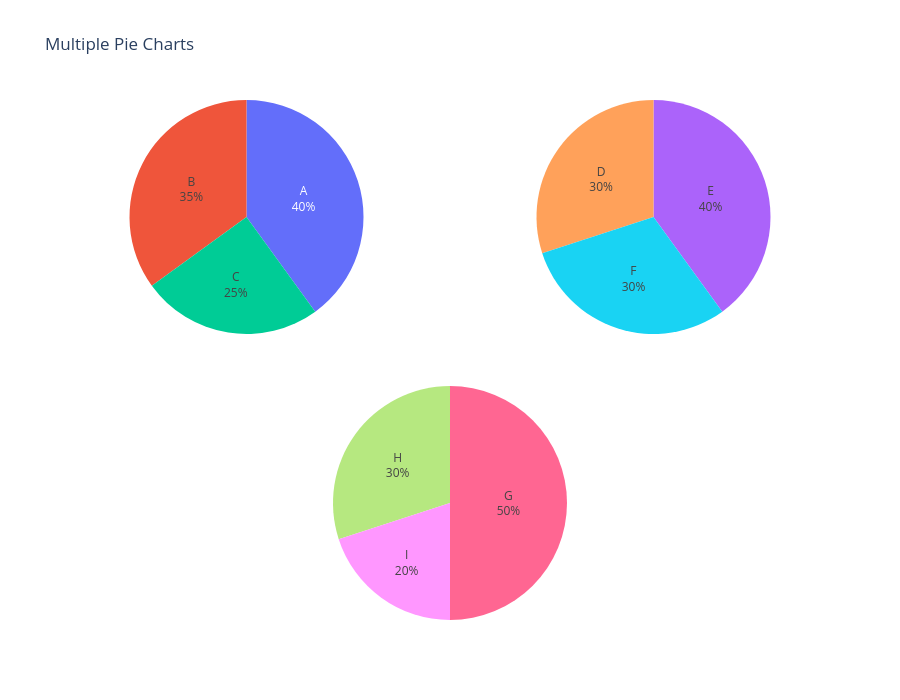

The notebook cell this image was saved under:
### Markdown cell above
## Multiple Charts and Subplots

### Code cell
fig = go.Figure()

# Subplot 1 (top-left)
fig.add_trace(go.Pie(
    labels=['A', 'B', 'C'],
    values=[40, 35, 25],
    name="Dataset 1",
    domain=dict(x=[0, 0.45], y=[0.55, 1]),  # Top-left
    textinfo='label+percent'
))

# Subplot 2 (top-right)
fig.add_trace(go.Pie(
    labels=['D', 'E', 'F'],
    values=[30, 40, 30],
    name="Dataset 2",
    domain=dict(x=[0.55, 1], y=[0.55, 1]),  # Top-right
    textinfo='label+percent'
))

# Subplot 3 (bottom, centered)
fig.add_trace(go.Pie(
    labels=['G', 'H', 'I'],
    values=[50, 30, 20],
    name="Dataset 3",
    domain=dict(x=[0.25, 0.75], y=[0, 0.45]),  # Bottom center
    textinfo='label+percent'
))

fig.update_layout(
    title="Multiple Pie Charts",
    height=700,
    showlegend=False
)
fig.show()

### Figure 1 — Plotly figure (JSON) as saved in the notebook; plotly's stock layout.template omitted (floating-point values rounded to 4 significant figures)
{"data": [{"domain": {"x": [0, 0.45], "y": [0.55, 1]}, "labels": ["A", "B", "C"], "name": "Dataset 1", "textinfo": "label+percent", "type": "pie", "values": [40, 35, 25]}, {"domain": {"x": [0.55, 1], "y": [0.55, 1]}, "labels": ["D", "E", "F"], "name": "Dataset 2", "textinfo": "label+percent", "type": "pie", "values": [30, 40, 30]}, {"domain": {"x": [0.25, 0.75], "y": [0, 0.45]}, "labels": ["G", "H", "I"], "name": "Dataset 3", "textinfo": "label+percent", "type": "pie", "values": [50, 30, 20]}], "layout": {"height": 700, "showlegend": false, "title": {"text": "Multiple Pie Charts"}}}
